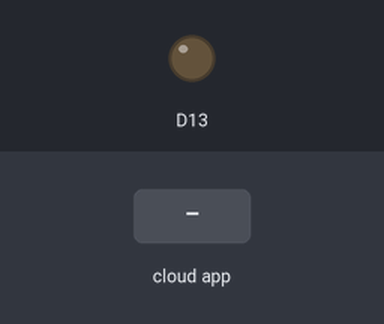
Simulated run of this sketch. Board: Arduino MKR. Parts: output pins drawn as LEDs (lit = HIGH). The inputs (shaded band) are chosen by the test bench. WiFi joins after 1.5 s; servers stay silent unless stated.

Above: at 4.2 s.
4.3 s: the phone or cloud app sets lED1 to 1
At 5.3 s:
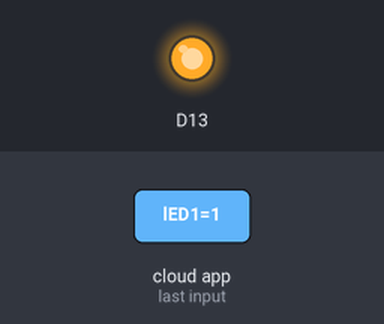
5.8 s: the phone or cloud app sets lED1 to 0
At 6.4 s:
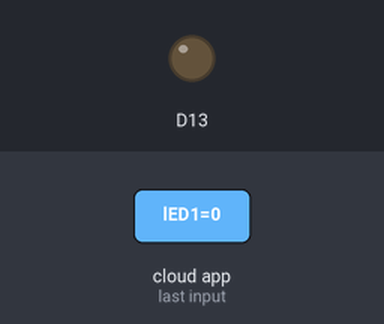
Timing chart, 0 to 8.8 s (numbered marks = the images above; inputs shaded):
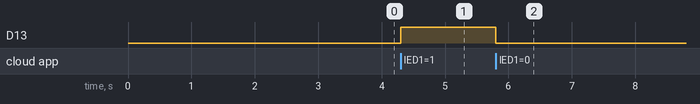

Measured:
- after the input at 4.3 s, D13: LOW → HIGH at once
- after the input at 5.8 s, D13: HIGH → LOW at once

The sketch:

black01_aug30a.ino
```cpp
#include "arduino_secrets.h"
/*
  Sketch generated by the Arduino IoT Cloud Thing "black01"
  https://create.arduino.cc/cloud/things/f7b13109-4408-40cc-a589-b4f2a775e9ba

  Arduino IoT Cloud Properties description

  The following variables are automatically generated and updated when changes are made to the Thing properties

  bool lED1;

  Properties which are marked as READ/WRITE in the Cloud Thing will also have functions
  which are called when their values are changed from the Dashboard.
  These functions are generated with the Thing and added at the end of this sketch.
*/

#include "thingProperties.h"

void setup() {
  // Initialize serial and wait for port to open:
  Serial.begin(9600);
  // This delay gives the chance to wait for a Serial Monitor without blocking if none is found
  delay(1500);

  lED1 = false;
  pinMode(13,OUTPUT);

  // Defined in thingProperties.h
  initProperties();

  // Connect to Arduino IoT Cloud
  ArduinoCloud.begin(ArduinoIoTPreferredConnection);

  /*
     The following function allows you to obtain more information
     related to the state of network and IoT Cloud connection and errors
     the higher number the more granular information you’ll get.
     The default is 0 (only errors).
     Maximum is 4
 */
  setDebugMessageLevel(2);
  ArduinoCloud.printDebugInfo();
}

void loop() {
  ArduinoCloud.update();
  // Your code here


}


void onLED1Change() {
  // Do something
  if(lED1)
     digitalWrite(13, HIGH);
  else
     digitalWrite(13, LOW);
}
```

arduino_secrets.h
```cpp
#define SECRET_SSID ""
#define SECRET_PASS ""
```

thingProperties.h
```cpp
#include <ArduinoIoTCloud.h>
#include <Arduino_ConnectionHandler.h>


const char THING_ID[] = "f7b13109-4408-40cc-a589-b4f2a775e9ba";

const char SSID[]     = SECRET_SSID;    // Network SSID (name)
const char PASS[]     = SECRET_PASS;    // Network password (use for WPA, or use as key for WEP)

void onLED1Change();

bool lED1;

void initProperties(){

  ArduinoCloud.setThingId(THING_ID);
  ArduinoCloud.addProperty(lED1, READWRITE, ON_CHANGE, onLED1Change);

}

WiFiConnectionHandler ArduinoIoTPreferredConnection(SSID, PASS);
```
